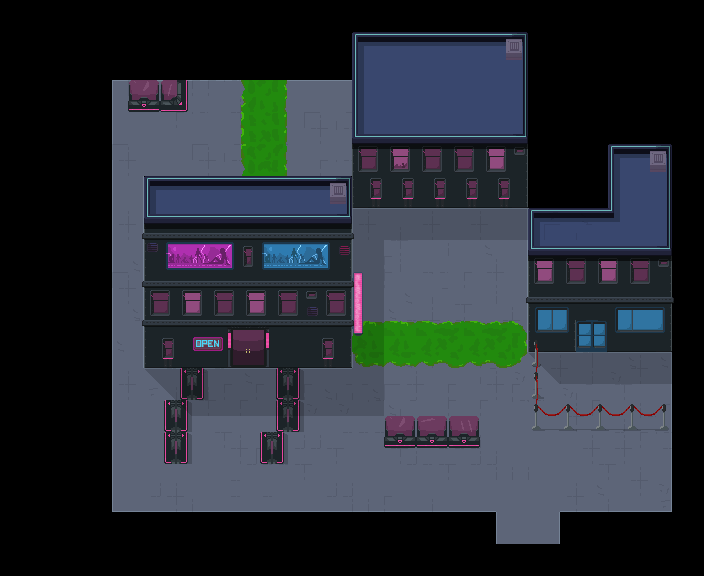

A 2D game scene composited from a Tiled map and its tileset images. What follows is a short description and the map's XML, with each tile layer's data collapsed to a summary:
An orthogonal 44x36 tile map with 16x16 px tiles, 12 tile layers (Suelo, Rotos de suelo, Aire, Acido, ...), 3 tilesets and 7 objects (3x Spawner, 2x Down, Start, Text_Box).

<map version="1.0" orientation="orthogonal" renderorder="right-down" width="44" height="36" tilewidth="16" tileheight="16" nextobjectid="42">
 <tileset firstgid="1" source="../../tileset/city.tsx" />
 <tileset firstgid="257" source="../../tileset/City2.tsx" />
 <tileset firstgid="769" source="../../tileset/CityProps.tsx" />
 <layer name="Suelo" width="44" height="36">
  <data>[1584 cells, 789 non-empty, 12 distinct tile ids]</data>
 </layer>
 <layer name="Rotos de suelo" width="44" height="36">
  <data>[1584 cells, 312 non-empty, 16 distinct tile ids]</data>
 </layer>
 <layer name="Aire" width="44" height="36">
  <data>[1584 cells, 175 non-empty, 15 distinct tile ids]</data>
 </layer>
 <layer name="Acido" width="44" height="36">
  <data>[1584 cells, 51 non-empty, 27 distinct tile ids]</data>
 </layer>
 <layer name="Paredes" width="44" height="36">
  <data>[1584 cells, 418 non-empty, 39 distinct tile ids]</data>
 </layer>
 <layer name="Sombras" width="44" height="36">
  <data>[1584 cells, 97 non-empty, 2 distinct tile ids]</data>
 </layer>
 <layer name="Puertas" width="44" height="36">
  <data>[1584 cells, 13 non-empty, 13 distinct tile ids]</data>
 </layer>
 <layer name="Ventanas" width="44" height="36">
  <data>[1584 cells, 116 non-empty, 47 distinct tile ids]</data>
 </layer>
 <layer name="Decoracion de edificio" width="44" height="36">
  <data>[1584 cells, 6 non-empty, 5 distinct tile ids]</data>
 </layer>
 <layer name="Cosas de encima" width="44" height="36">
  <data>[1584 cells, 58 non-empty, 8 distinct tile ids]</data>
 </layer>
 <layer name="Techo" width="44" height="36">
  <data>[1584 cells, 43 non-empty, 5 distinct tile ids]</data>
 </layer>
 <layer name="Carteles" width="44" height="36">
  <data>[1584 cells, 6 non-empty, 6 distinct tile ids]</data>
 </layer>
 <objectgroup name="Puertas">
  <object id="8" name="Down" x="496" y="528" width="64" height="16" />
 </objectgroup>
 <objectgroup name="Entradas">
  <object id="27" name="Down" gid="255" x="512" y="496" width="16" height="16" />
 </objectgroup>
 <objectgroup name="Spawners">
  <object id="28" name="Spawner" gid="240" x="223" y="400" width="16" height="16">
   <properties>
    <property name="Gunner" type="bool" value="false" />
    <property name="Stalker" type="bool" value="true" />
   </properties>
  </object>
  <object id="30" name="Spawner" gid="240" x="576" y="384" width="16" height="16">
   <properties>
    <property name="Gunner" type="bool" value="true" />
    <property name="Stalker" type="bool" value="false" />
   </properties>
  </object>
  <object id="37" name="Spawner" gid="240" x="208" y="480" width="16" height="16">
   <properties>
    <property name="Charger" type="bool" value="true" />
    <property name="Gunner" type="bool" value="false" />
    <property name="Stalker" type="bool" value="false" />
   </properties>
  </object>
 </objectgroup>
 <objectgroup name="Inicio">
  <object id="36" name="Start" gid="255" x="416" y="240" width="16" height="16" />
 </objectgroup>
 <objectgroup name="Animados">
  <object id="41" name="Text_Box" x="320" y="80" width="32" height="96">
   <properties>
    <property name="Text" value="Johnny" />
   </properties>
  </object>
 </objectgroup>
</map>
